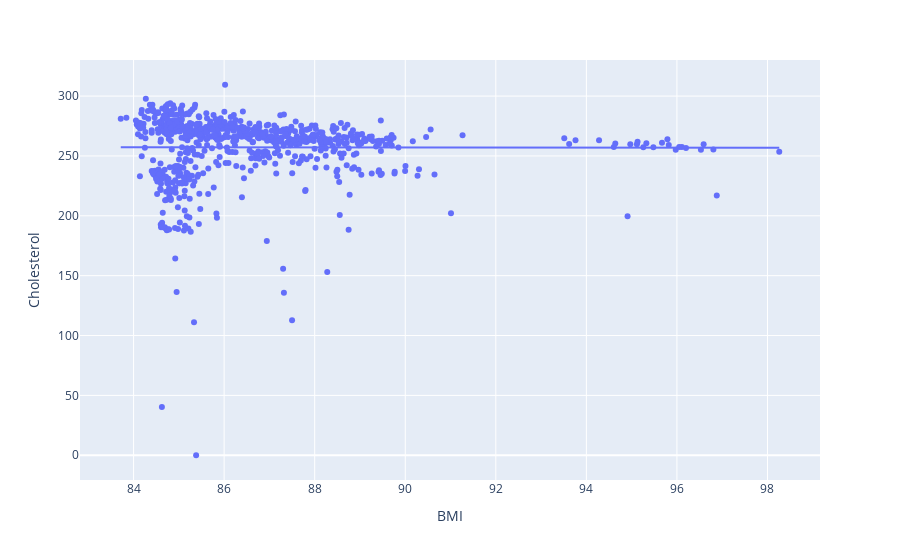

This figure's notebook cell:
### Code cell
px.scatter(df, x = 'BMI', y = 'Cholesterol', trendline = 'ols')

### Figure 1 — Plotly figure (JSON) as saved in the notebook; plotly's stock layout.template omitted (floating-point values rounded to 4 significant figures; data arrays with more than 128 entries replaced by an {"elided": "..."} marker saying what was removed)
{"data": [{"hovertemplate": "BMI=%{x}<br>Cholesterol=%{y}<extra></extra>", "legendgroup": "", "marker": {"color": "#636efa", "symbol": "circle"}, "mode": "markers", "name": "", "orientation": "v", "showlegend": false, "type": "scatter", "x": {"elided": "761 float values"}, "xaxis": "x", "y": {"elided": "761 float values"}, "yaxis": "y"}, {"hovertemplate": "<b>OLS trendline</b><br>Cholesterol = -0.0421527 * BMI + 260.896<br>R<sup>2</sup>=0.000012<br><br>BMI=%{x}<br>Cholesterol=%{y} <b>(trend)</b><extra></extra>", "legendgroup": "", "marker": {"color": "#636efa", "symbol": "circle"}, "mode": "lines", "name": "", "showlegend": false, "type": "scatter", "x": {"elided": "761 float values"}, "xaxis": "x", "y": {"elided": "761 float values"}, "yaxis": "y"}], "layout": {"legend": {"tracegroupgap": 0}, "margin": {"t": 60}, "xaxis": {"anchor": "y", "domain": [0, 1], "title": {"text": "BMI"}}, "yaxis": {"anchor": "x", "domain": [0, 1], "title": {"text": "Cholesterol"}}}}
